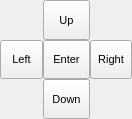
<?xml version="1.0" encoding="UTF-8"?>
<ui version="4.0">
 <class>Neighbors</class>
 <widget class="QWidget" name="Neighbors">
  <property name="geometry">
   <rect>
    <x>0</x>
    <y>0</y>
    <width>132</width>
    <height>119</height>
   </rect>
  </property>
  <property name="sizePolicy">
   <sizepolicy hsizetype="Preferred" vsizetype="Preferred">
    <horstretch>0</horstretch>
    <verstretch>0</verstretch>
   </sizepolicy>
  </property>
  <property name="windowTitle">
   <string>Form</string>
  </property>
  <layout class="QGridLayout" name="gridLayout">
   <property name="margin">
    <number>0</number>
   </property>
   <property name="spacing">
    <number>0</number>
   </property>
   <item row="0" column="0">
    <layout class="QGridLayout" name="neighborsLayout">
     <property name="sizeConstraint">
      <enum>QLayout::SetMinimumSize</enum>
     </property>
     <property name="spacing">
      <number>0</number>
     </property>
     <item row="1" column="4">
      <widget class="QToolButton" name="rightButton">
       <property name="sizePolicy">
        <sizepolicy hsizetype="Preferred" vsizetype="Preferred">
         <horstretch>0</horstretch>
         <verstretch>0</verstretch>
        </sizepolicy>
       </property>
       <property name="font">
        <font>
         <pointsize>8</pointsize>
        </font>
       </property>
       <property name="text">
        <string>Right</string>
       </property>
      </widget>
     </item>
     <item row="2" column="2">
      <widget class="QToolButton" name="downButton">
       <property name="sizePolicy">
        <sizepolicy hsizetype="Preferred" vsizetype="Preferred">
         <horstretch>0</horstretch>
         <verstretch>0</verstretch>
        </sizepolicy>
       </property>
       <property name="font">
        <font>
         <pointsize>8</pointsize>
        </font>
       </property>
       <property name="text">
        <string>Down</string>
       </property>
      </widget>
     </item>
     <item row="0" column="2">
      <widget class="QToolButton" name="upButton">
       <property name="sizePolicy">
        <sizepolicy hsizetype="Preferred" vsizetype="Preferred">
         <horstretch>0</horstretch>
         <verstretch>0</verstretch>
        </sizepolicy>
       </property>
       <property name="font">
        <font>
         <pointsize>8</pointsize>
        </font>
       </property>
       <property name="text">
        <string>   Up   </string>
       </property>
      </widget>
     </item>
     <item row="1" column="2">
      <widget class="QToolButton" name="enterButton">
       <property name="sizePolicy">
        <sizepolicy hsizetype="Preferred" vsizetype="Preferred">
         <horstretch>0</horstretch>
         <verstretch>0</verstretch>
        </sizepolicy>
       </property>
       <property name="font">
        <font>
         <pointsize>8</pointsize>
        </font>
       </property>
       <property name="text">
        <string>Enter</string>
       </property>
      </widget>
     </item>
     <item row="1" column="1">
      <widget class="QToolButton" name="leftButton">
       <property name="sizePolicy">
        <sizepolicy hsizetype="Preferred" vsizetype="Preferred">
         <horstretch>0</horstretch>
         <verstretch>0</verstretch>
        </sizepolicy>
       </property>
       <property name="font">
        <font>
         <pointsize>8</pointsize>
        </font>
       </property>
       <property name="text">
        <string>Left</string>
       </property>
      </widget>
     </item>
    </layout>
   </item>
  </layout>
 </widget>
 <resources/>
 <connections/>
</ui>
